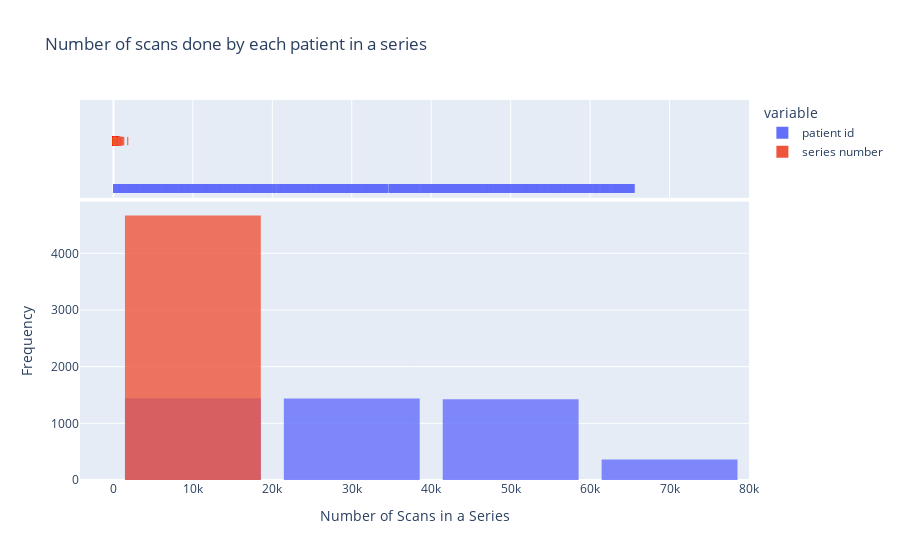

Notebook code for this chart:
### Markdown cell above
<img src="/home/jd-ds/github/rsna/scan.png" width="2000">

### Code cell
# sns.histplot(
#     dicom_meta_df.groupby(by=["patient id", "series number"])[
#         "instance number"
#     ].count(),
#     kde=True,
#     color="green",
# )
# plt.title("Number of scans done by each patient in a series")


# Plot 4: Histogram for number of scans done by each patient in a series
num_scans = dicom_meta_df.groupby(by=["patient id", "series number"])["instance number"].count().reset_index()
num_scans.rename(columns={"instance number": "Number of Scans"}, inplace=True)

fig4 = px.histogram(
    num_scans, 
    title="Number of scans done by each patient in a series",
    labels={'value': 'Number of Scans'},
    nbins=5,
    opacity=0.8,  # Opacity of bars
    marginal="rug",  # Add rug plot along x-axis for individual data points
    hover_data= ["Number of Scans"],  # Data to show on hover
    template="plotly",  # Select plotly template
    log_x=False,  # Toggle log scale for x-axis
    log_y=False,  # Toggle log scale for y-axis
    barmode='relative'  # Mode of histogram bars ('overlay', 'relative', 'group')
)

# Additional layout customization
fig4.update_layout(
    xaxis_title="Number of Scans in a Series",
    yaxis_title="Frequency",
    barmode="overlay",
    bargap=0.05,  # Gap between bars
    bargroupgap=0.1  # Gap between groups of bars
)

# Show the figure
fig4.show()

### Figure 1 — Plotly figure (JSON) as saved in the notebook; plotly's stock layout.template omitted (floating-point values rounded to 4 significant figures; data arrays with more than 128 entries replaced by an {"elided": "..."} marker saying what was removed)
{"data": [{"alignmentgroup": "True", "bingroup": "x", "hovertemplate": "variable=patient id<br>Number of Scans=%{x}<br>count=%{y}<extra></extra>", "legendgroup": "patient id", "marker": {"color": "#636efa", "opacity": 0.8, "pattern": {"shape": ""}}, "name": "patient id", "nbinsx": 5, "offsetgroup": "patient id", "orientation": "v", "showlegend": true, "type": "histogram", "x": {"elided": "4667 int values"}, "xaxis": "x", "yaxis": "y"}, {"alignmentgroup": "True", "boxpoints": "all", "customdata": {"elided": "4667x1 int values"}, "fillcolor": "rgba(255,255,255,0)", "hoveron": "points", "hovertemplate": "variable=patient id<br>Number of Scans=%{customdata[0]}<extra></extra>", "jitter": 0, "legendgroup": "patient id", "line": {"color": "rgba(255,255,255,0)"}, "marker": {"color": "#636efa", "symbol": "line-ns-open"}, "name": "patient id", "offsetgroup": "patient id", "showlegend": false, "type": "box", "x": {"elided": "4667 int values"}, "xaxis": "x2", "yaxis": "y2"}, {"alignmentgroup": "True", "bingroup": "x", "hovertemplate": "variable=series number<br>Number of Scans=%{x}<br>count=%{y}<extra></extra>", "legendgroup": "series number", "marker": {"color": "#EF553B", "opacity": 0.8, "pattern": {"shape": ""}}, "name": "series number", "nbinsx": 5, "offsetgroup": "series number", "orientation": "v", "showlegend": true, "type": "histogram", "x": {"elided": "4667 int values"}, "xaxis": "x", "yaxis": "y"}, {"alignmentgroup": "True", "boxpoints": "all", "customdata": {"elided": "4667x1 int values"}, "fillcolor": "rgba(255,255,255,0)", "hoveron": "points", "hovertemplate": "variable=series number<br>Number of Scans=%{customdata[0]}<extra></extra>", "jitter": 0, "legendgroup": "series number", "line": {"color": "rgba(255,255,255,0)"}, "marker": {"color": "#EF553B", "symbol": "line-ns-open"}, "name": "series number", "offsetgroup": "series number", "showlegend": false, "type": "box", "x": {"elided": "4667 int values"}, "xaxis": "x2", "yaxis": "y2"}], "layout": {"bargap": 0.05, "bargroupgap": 0.1, "barmode": "overlay", "legend": {"title": {"text": "variable"}, "tracegroupgap": 0}, "title": {"text": "Number of scans done by each patient in a series"}, "xaxis": {"anchor": "y", "domain": [0, 1], "title": {"text": "Number of Scans in a Series"}}, "xaxis2": {"anchor": "y2", "domain": [0, 1], "matches": "x", "showgrid": true, "showticklabels": false}, "yaxis": {"anchor": "x", "domain": [0, 0.7326], "title": {"text": "Frequency"}}, "yaxis2": {"anchor": "x2", "domain": [0.7426, 1], "matches": "y2", "showgrid": false, "showline": false, "showticklabels": false, "ticks": ""}}}
